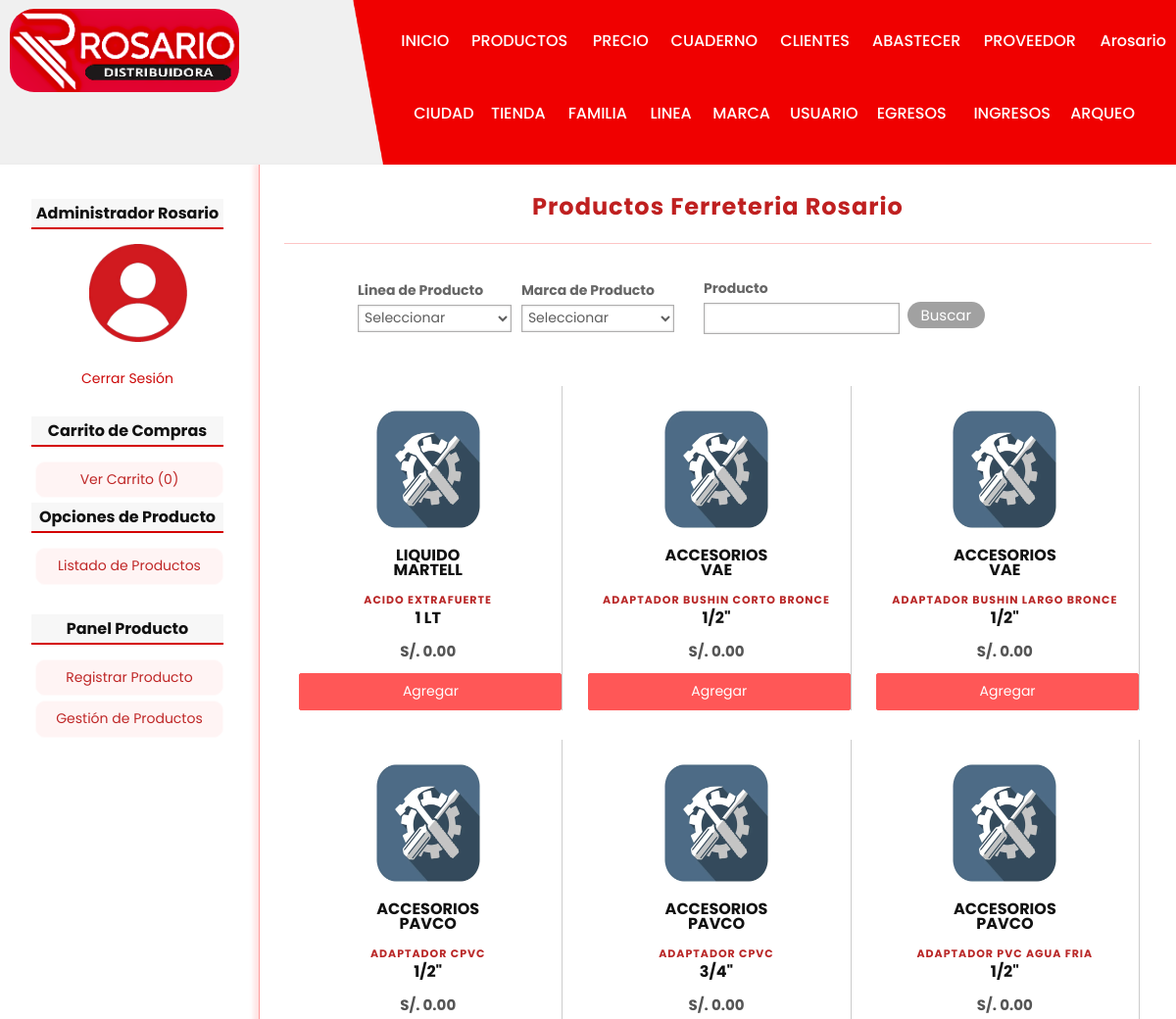
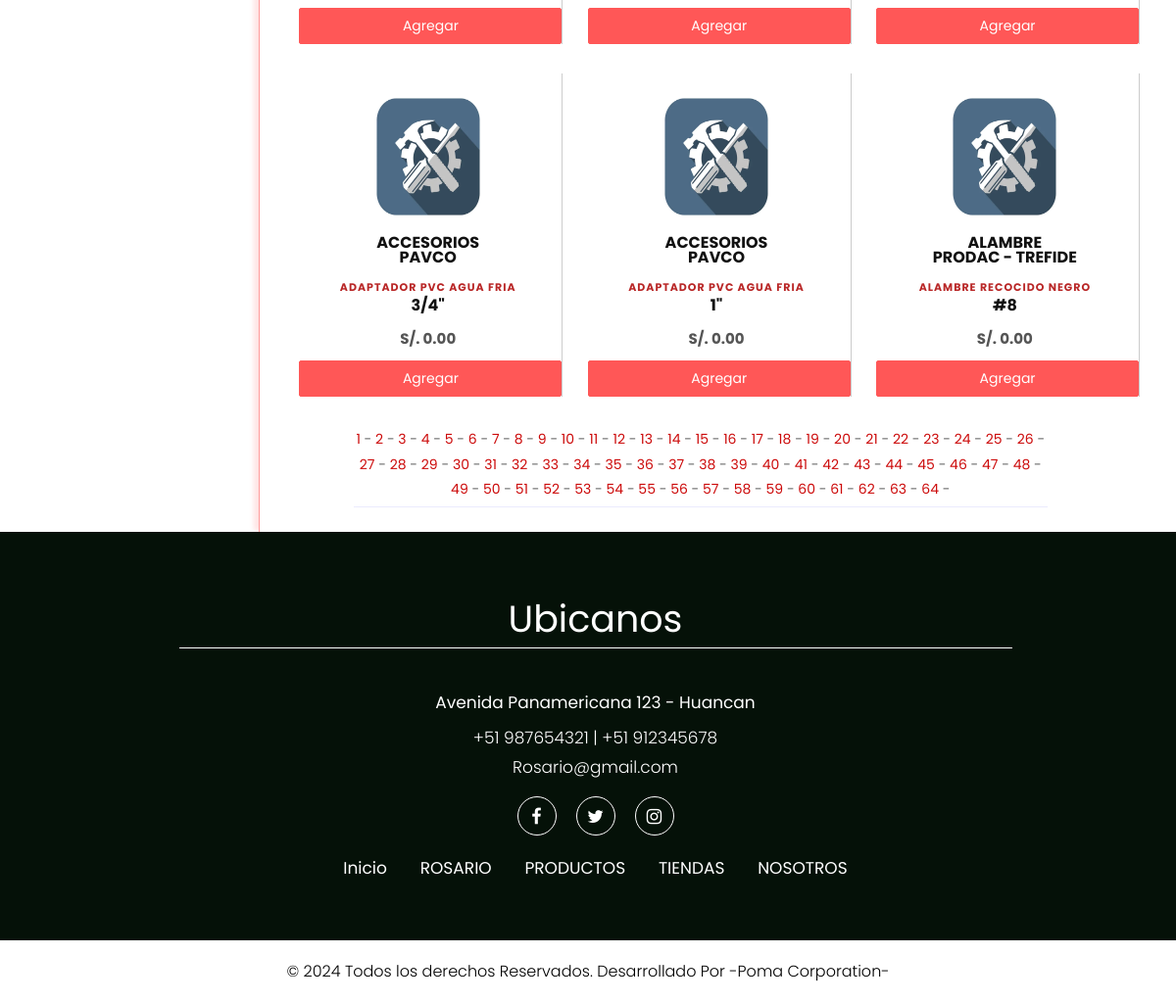
/producto/index (signed in), run on an earlier commit of the app's database (2 pictures, top to bottom).
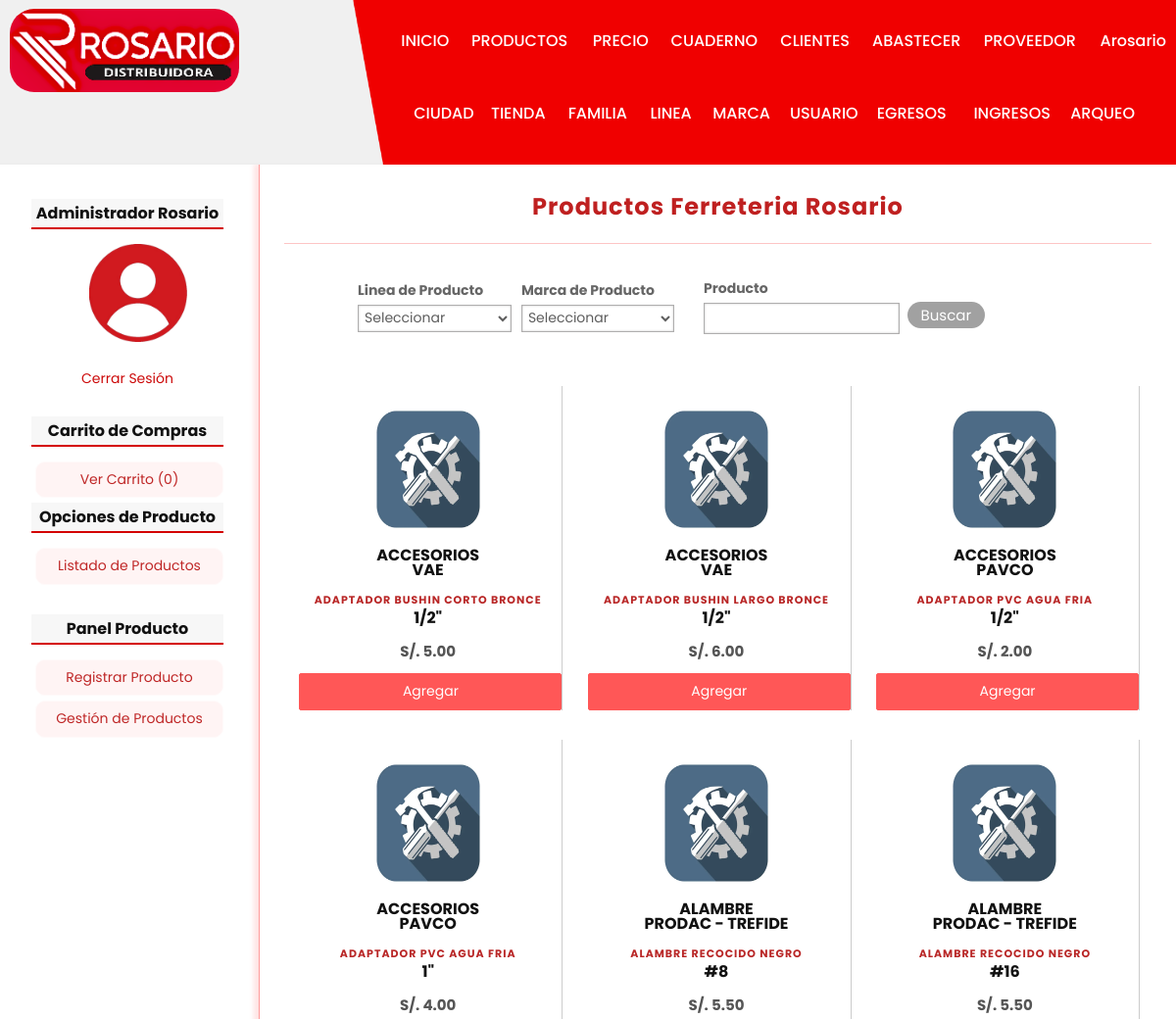
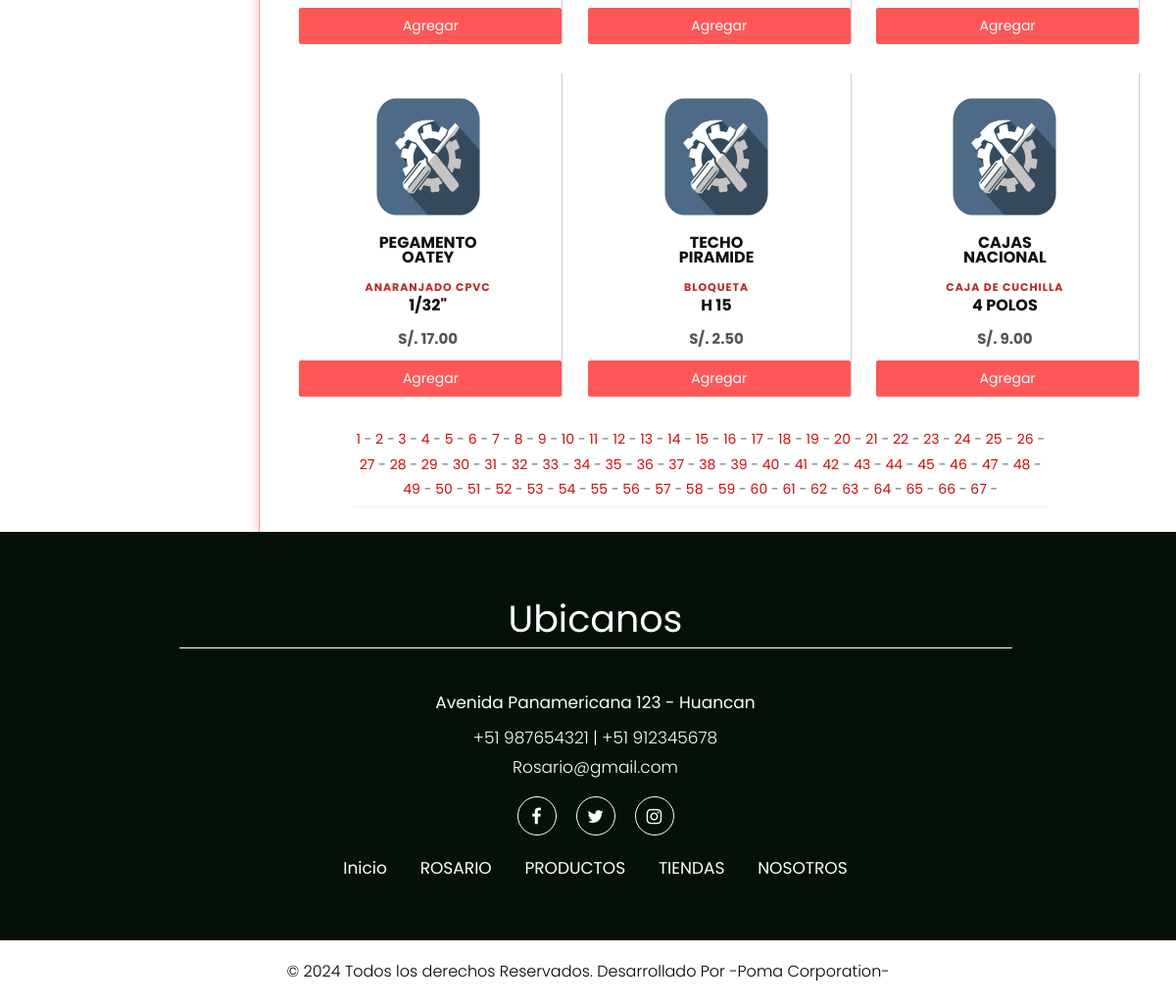
And on a later commit of the database (2 pictures, top to bottom).
### tables this page shows
CREATE TABLE producto(
id              INT(255) AUTO_INCREMENT NOT NULL,
id_tienda       INT(255) NOT NULL,
id_familia      INT(255) NOT NULL,
id_linea        INT(255) NOT NULL,
id_marca        INT(255) NOT NULL,
id_descuento    INT(255) NOT NULL,
codigo          char(6),
nombre          VARCHAR(150) NOT NULL,
medida          VARCHAR(100) NOT NULL,
cantidad        INT(255) NOT NULL,
paquete         INT(100),
imagen          VARCHAR(255),
preciob         FLOAT(100,2),
preciof         FLOAT(100,2),
precioc         FLOAT(100,2),
est             CHAR(1) NOT NULL,
CONSTRAINT pk_producto PRIMARY KEY(id),
CONSTRAINT fk_producto_tienda FOREIGN KEY(id_tienda) REFERENCES tienda(id),
CONSTRAINT fk_producto_familia FOREIGN KEY(id_familia) REFERENCES familia(id),
CONSTRAINT fk_producto_linea FOREIGN KEY(id_linea) REFERENCES linea(id),
CONSTRAINT fk_producto_marca FOREIGN KEY(id_marca) REFERENCES marca(id),
CONSTRAINT fk_producto_descuento FOREIGN KEY(id_descuento) REFERENCES descuento(id)
);

CREATE TABLE linea(
id              INT(255) AUTO_INCREMENT NOT NULL,
nombre          VARCHAR(150) NOT NULL,
est             char(1) NOT NULL,
CONSTRAINT pk_linea PRIMARY KEY(id)
);

CREATE TABLE marca(
id              INT(255) AUTO_INCREMENT NOT NULL,
nombre          VARCHAR(150) NOT NULL,
est             char(1) NOT NULL,
CONSTRAINT pk_marca PRIMARY KEY(id)
);

### controllers/ProductoController.php (called while the page is built, shortened)
<?Php
require_once 'models/producto.php';
Class productoController{
    public function index(){
        if(isset($_GET['pag'])){
            $pag = $_GET['pag'];
        }else{
            $pag = 1;
        }
        $limite = 9;
        $offset = ($pag-1)*$limite;
        $producto = new Producto;
        $producto->setOffset($offset);
        $producto->setLimite($limite);
        $product = $producto->getRandom();
        $total = $producto->getAlltotal();
        $totalP = ceil($total/$limite);
        $totalPag = $totalP;
        require_once  'views/producto/listadopr.php';
    }
}
?>

### config/db.php (called while the page is built)
<?Php
Class Database{
    public static function connect(){
        $db = new mysqli('localhost', 'root', '', 'ferr_ros_h');
        $db->query("SET NAMES 'utf8'");
        return $db;
    }
}
?>

### models/producto.php (called while the page is built, shortened)
<?Php
class producto{
    private $limite;
    private $offset;
    private $db;
    public function __construct(){
        $this->db = Database::connect();
    }
    function getLimite(){
        return $this->limite;
    }
    function getOffset(){
        return $this->offset;
    }
    function setLimite($limite){
        $this->limite = $limite;
    }
    function setOffset($offset){
        $this->offset = $offset;
    }
    public function getAlltotal(){
        $producto  = $this->db->query("SELECT * FROM producto WHERE est = 'H'");
        return $producto->num_rows;
    }
    public function getRandom(){
        $sql = "SELECT p.id, p.nombre as 'nombre', p.medida as 'medida', p.imagen as 'imagen', p.preciob as 'precio', m.nombre as 'marca', l.nombre as 'linea' FROM producto p "
                . "INNER JOIN linea l ON l.id = p.id_linea "
                . "INNER JOIN marca m ON m.id = p.id_marca "
                . "WHERE p.est = 'H' ORDER BY CASE WHEN cantidad > 0 THEN 1 ELSE 2 END, p.nombre LIMIT {$this->getOffset()},{$this->getLimite()};";
        $producto = $this->db->query($sql);
        return $producto;
    }
}
?>

### views/producto/listadopr.php (the view, shortened to what this page needs)
<h1> Productos Ferreteria Rosario</h1>
<form action="<?=base_url?>producto/filtroindex" method="POST" enctype="multipart/form-data">
    <table style="width: 75%; text-align: left; border: none;">
        <tr>
            <th style="width:250px;">
            <label class="frm" for="linea">Linea de Producto</label>
            <select name="linea" id="">
                <option value="">Seleccionar</option>
            </select>
            </th>
            <th style="width:250px;">
                <label class="frm" for="marca">Marca de Producto</label>
                <select name="marca" id="">
                    <option value="">Seleccionar</option>
                </select>
            </th>
            <th style="width:250px;">
                <label class="frm" style="margin-left:10%;" for="nombre">Producto</label>
                <input style="margin-left:10%; width:200px;" type="text"  name="nombre" class="fildt"/>
            </th>
            <th>
            <div class="fila-2" style="margin-right: 13%; margin-top: 30px;">
                <input type="submit" value="Buscar" class="button solid-colort">
            </div>
            </th>
        </tr>
    </table>
</form>
<br><br>
<?Php While($prod = $product->fetch_object()): ?>
<div class="product">
    <a href="<?=base_url?>producto/ver&id=<?=$prod->id?>">
        <?Php if($prod->imagen != null): ?>
            <img src="<?=base_url?>uploads/images/<?=$prod->imagen?>" alt="" />
        <?Php else: ?>
            <img src="<?=base_url?>assets/images/ferre.jpg" alt="" />
        <?Php endif; ?>
        <h4 style="margin-bottom: -20px; margin-top: -20px;"><b><?=$prod->linea?></b></h4>
        <h4 style="margin-bottom: -20px; margin-top: -20px;"><b><?=$prod->marca?></b></h4>
        <h3 style="font-size: 11px; margin-bottom: -10px;"><b><?=$prod->nombre?></b></h3>
        <h4 class="precio" style="margin-bottom: 0px;"><b><?=$prod->medida?></b></h4>
    </a>
    <p style="margin-bottom: 10px;">S/. <?=$prod->precio?></p>
    <a href="<?=base_url?>carrito/add&id=<?=$prod->id?>" class="button blista">Agregar</a>
</div>
<?Php endwhile; ?>
<table>
    <tr>
        <td class="text-center" colspan="11">
        <?Php if(isset($totalPag)): ?>
            <?Php for($i=1; $i<=$totalPag; $i++): ?>
                <a href="<?=base_url?>producto/index&pag=<?=$i?>"><?=$i?></a> -
            <?Php endfor; ?>
        <?Php endif; ?>
        </td>
    </tr>
</table>

What changed in the data, as far as the page shows it:
no longer on this page (row edited): producto: id_linea.nombre "LIQUIDO", id_marca.nombre "MARTELL", nombre "ACIDO EXTRAFUERTE", medida "1 LT", preciob "0.00"
no longer on this page (row edited): producto: id_linea.nombre "ACCESORIOS", id_marca.nombre "PAVCO", nombre "ADAPTADOR CPVC", medida "1/2\"", preciob "0.00"
no longer on this page (row edited): producto: id_linea.nombre "ACCESORIOS", id_marca.nombre "PAVCO", nombre "ADAPTADOR CPVC", medida "3/4\"", preciob "0.00"
no longer on this page (row edited): producto: id_linea.nombre "ACCESORIOS", id_marca.nombre "PAVCO", nombre "ADAPTADOR PVC AGUA FRIA", medida "3/4\"", preciob "0.00"
changed producto "ADAPTADOR BUSHIN CORTO BRONCE": preciob "0.00" → "5.00"
changed producto "ADAPTADOR BUSHIN LARGO BRONCE": preciob "0.00" → "6.00"
changed producto (number 3 of 9 on the later page): preciob "0.00" → "2.00"
changed producto (number 4 of 9 on the later page): preciob "0.00" → "4.00"
changed producto (number 5 of 9 on the later page): preciob "0.00" → "5.50"
now on this page (row edited): producto: id_linea.nombre "ALAMBRE", id_marca.nombre "PRODAC - TREFIDE", nombre "ALAMBRE RECOCIDO NEGRO", medida "#16", preciob "5.50"
now on this page (row edited): producto: id_linea.nombre "PEGAMENTO", id_marca.nombre "OATEY", nombre "ANARANJADO CPVC", medida "1/32\"", preciob "17.00"
now on this page (row edited): producto: id_linea.nombre "TECHO", id_marca.nombre "PIRAMIDE", nombre "BLOQUETA", medida "H 15", preciob "2.50"
now on this page (row edited): producto: id_linea.nombre "CAJAS", id_marca.nombre "NACIONAL", nombre "CAJA DE CUCHILLA", medida "4 POLOS", preciob "9.00"
Also different on the page:
new list line: "65 -"
new list line: "66 -"
new list line: "67 -"
